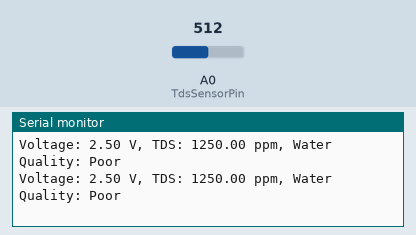
A sketch run on a simulated Arduino Uno, built with avr-gcc and run on an emulated ATmega328P. Parts: the last lines printed to the serial monitor. The inputs (shaded band) are chosen by the test bench; at power-on: A0 (TdsSensorPin) = 512.

Above: at 1.8 s.
1.9 s: A0 (TdsSensorPin) set to 420
At 2.8 s:
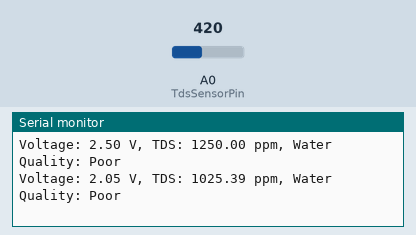
3.4 s: A0 (TdsSensorPin) set to 400
At 4.4 s:
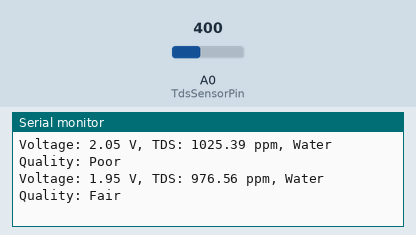
6.5 s: A0 (TdsSensorPin) set to 257
At 7.8 s:
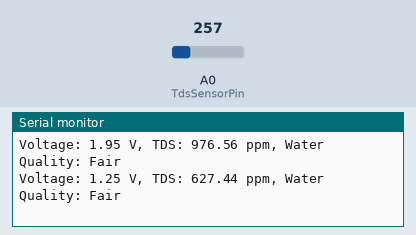
8.0 s: A0 (TdsSensorPin) set to 232
At 8.8 s:
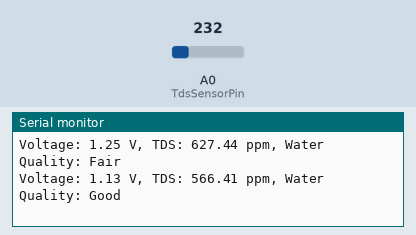
13.5 s: A0 (TdsSensorPin) set to 23
At 14.8 s:
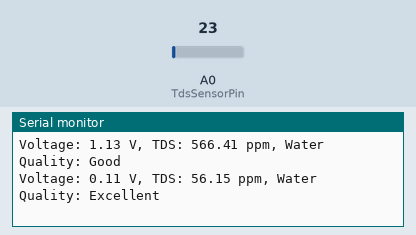
15.0 s: A0 (TdsSensorPin) set to 19
At 15.7 s:
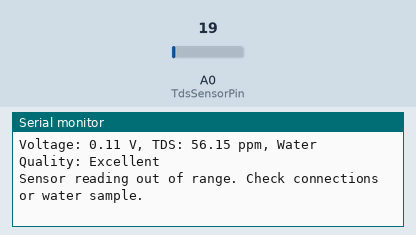

The sketch:

TDS_sensor.ino
```cpp
#define TdsSensorPin A0 // TDS sensor connected to A0
#define VREF 5.0        // Reference voltage for Arduino
#define ADC_RES 1024.0  // ADC resolution (10-bit ADC)

void setup() {
  Serial.begin(9600); // Start Serial communication
  pinMode(TdsSensorPin, INPUT); // Set TDS sensor pin as input
}

void loop() {
  int sensorValue = analogRead(TdsSensorPin); // Read analog value
  float voltage = (sensorValue * VREF) / ADC_RES; // Convert to voltage
  float tdsValue = (voltage / 2) * 1000; // Convert to TDS (ppm)

  if (voltage > 4.5 || voltage < 0.1) { // Voltage out of expected range
    Serial.println("Sensor reading out of range. Check connections or water sample.");
  } else {
    // Determine water quality based on TDS value
    String waterQuality;
    if (tdsValue < 300) {
      waterQuality = "Excellent";
    } else if (tdsValue >= 300 && tdsValue < 600) {
      waterQuality = "Good";
    } else if (tdsValue >= 600 && tdsValue < 1000) {
      waterQuality = "Fair";
    } else {
      waterQuality = "Poor";
    }

    // Print results
    Serial.print("Voltage: ");
    Serial.print(voltage, 2);
    Serial.print(" V, TDS: ");
    Serial.print(tdsValue, 2);
    Serial.print(" ppm, Water Quality: ");
    Serial.println(waterQuality);
  }

  delay(1000); // Delay 1 second between readings
}
```

Measured:
- the behaviour switches between 410 and 409 on A0 (TdsSensorPin) (found by bisection; images 1 and 2)
- the behaviour switches between 246 and 245 on A0 (TdsSensorPin) (found by bisection; images 3 and 4)
- the behaviour switches between 21 and 20 on A0 (TdsSensorPin) (found by bisection; images 5 and 6)
- after the input at 1.9 s, the serial monitor: prints a new line after 0.10 s (image 1)
- after the input at 3.4 s, the serial monitor: prints a new line after 0.61 s (image 2)
- after the input at 6.5 s, the serial monitor: prints a new line after 0.51 s (image 3)
- after the input at 8.0 s, the serial monitor: prints a new line at once (image 4)
- after the input at 13.5 s, the serial monitor: prints a new line after 0.52 s (image 5)
- after the input at 15.0 s, the serial monitor: prints a new line at once (image 6)
